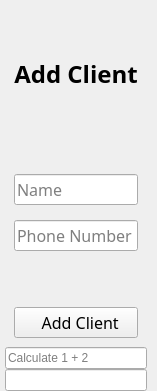
        <widget class="QWidget" name="leftMenuContainer" native="true">
         <property name="minimumSize">
          <size>
           <width>0</width>
           <height>0</height>
          </size>
         </property>
         <property name="maximumSize">
          <size>
           <width>0</width>
           <height>16777215</height>
          </size>
         </property>
         <property name="sizeIncrement">
          <size>
           <width>0</width>
           <height>0</height>
          </size>
         </property>
         <layout class="QVBoxLayout" name="verticalLayout_5">
          <property name="spacing">
           <number>0</number>
          </property>
          <property name="leftMargin">
           <number>5</number>
          </property>
          <property name="topMargin">
           <number>20</number>
          </property>
          <property name="rightMargin">
           <number>10</number>
          </property>
          <property name="bottomMargin">
           <number>0</number>
          </property>
          <item alignment="Qt::AlignTop">
           <widget class="QFrame" name="leftMenu">
            <property name="frameShape">
             <enum>QFrame::NoFrame</enum>
            </property>
            <property name="frameShadow">
             <enum>QFrame::Raised</enum>
            </property>
            <layout class="QVBoxLayout" name="verticalLayout_2">
             <property name="spacing">
              <number>0</number>
             </property>
             <property name="leftMargin">
              <number>0</number>
             </property>
             <property name="topMargin">
              <number>0</number>
             </property>
             <property name="rightMargin">
              <number>0</number>
             </property>
             <property name="bottomMargin">
              <number>0</number>
             </property>
             <item>
              <widget class="QFrame" name="frameAddClient">
               <layout class="QVBoxLayout" name="verticalLayout_9">
                <item>
                 <layout class="QVBoxLayout" name="verticalLayout_8">
                  <property name="spacing">
                   <number>15</number>
                  </property>
                  <property name="topMargin">
                   <number>0</number>
                  </property>
                  <property name="rightMargin">
                   <number>0</number>
                  </property>
                  <property name="bottomMargin">
                   <number>10</number>
                  </property>
                  <item>
                   <widget class="QLabel" name="labelFormTitle">
                    <property name="minimumSize">
                     <size>
                      <width>0</width>
                      <height>90</height>
                     </size>
                    </property>
                    <property name="maximumSize">
                     <size>
                      <width>16777215</width>
                      <height>16777215</height>
                     </size>
                    </property>
                    <property name="font">
                     <font>
                      <family>Monaco</family>
                      <pointsize>18</pointsize>
                      <weight>75</weight>
                      <bold>true</bold>
                     </font>
                    </property>
                    <property name="text">
                     <string>Add Client</string>
                    </property>
                    <property name="alignment">
                     <set>Qt::AlignCenter</set>
                    </property>
                    <property name="margin">
                     <number>10</number>
                    </property>
                   </widget>
                  </item>
                  <item>
                   <spacer name="verticalSpacer">
                    <property name="orientation">
                     <enum>Qt::Vertical</enum>
                    </property>
                    <property name="sizeHint" stdset="0">
                     <size>
                      <width>20</width>
                      <height>40</height>
                     </size>
                    </property>
                   </spacer>
                  </item>
                  <item>
                   <widget class="QLineEdit" name="lineEditName">
                    <property name="font">
                     <font>
                      <family>Monaco</family>
                      <pointsize>12</pointsize>
                     </font>
                    </property>
                    <property name="placeholderText">
                     <string>Name</string>
                    </property>
                    <property name="clearButtonEnabled">
                     <bool>true</bool>
                    </property>
                   </widget>
                  </item>
                  <item>
                   <widget class="QLineEdit" name="lineEditPhone">
                    <property name="font">
                     <font>
                      <family>Monaco</family>
                      <pointsize>12</pointsize>
                     </font>
                    </property>
                    <property name="placeholderText">
                     <string>Phone Number</string>
                    </property>
                    <property name="clearButtonEnabled">
                     <bool>true</bool>
                    </property>
                   </widget>
                  </item>
                 </layout>
                </item>
                <item>
                 <spacer name="verticalSpacer_2">
                  <property name="orientation">
                   <enum>Qt::Vertical</enum>
                  </property>
                  <property name="sizeHint" stdset="0">
                   <size>
                    <width>20</width>
                    <height>40</height>
                   </size>
                  </property>
                 </spacer>
                </item>
                <item>
                 <widget class="QPushButton" name="pushButtonAddClient">
                  <property name="font">
                   <font>
                    <family>Monaco</family>
                    <pointsize>12</pointsize>
                   </font>
                  </property>
                  <property name="text">
                   <string>  Add Client</string>
                  </property>
                  <property name="icon">
                   <iconset resource="../resource.qrc">
                    <normaloff>:/icons/assets/icons/user-plus.svg</normaloff>:/icons/assets/icons/user-plus.svg</iconset>
                  </property>
                  <property name="iconSize">
                   <size>
                    <width>25</width>
                    <height>25</height>
                   </size>
                  </property>
                 </widget>
                </item>
               </layout>
              </widget>
             </item>
            </layout>
           </widget>
          </item>
          <item>
           <widget class="QLineEdit" name="lineEditCalculator">
            <property name="text">
             <string/>
            </property>
            <property name="placeholderText">
             <string>Calculate 1 + 2</string>
            </property>
            <property name="clearButtonEnabled">
             <bool>true</bool>
            </property>
           </widget>
          </item>
          <item>
           <widget class="QLineEdit" name="lineEdit"/>
          </item>
         </layout>
        </widget>
